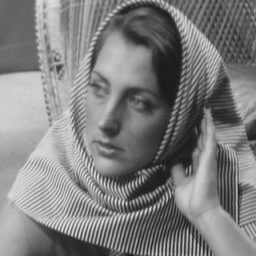
%> input picture assignment_2/cs663_hw22/cs663_hw2/barbara256.png, 256 x 256 px
$ octave q1.m   (GNU Octave 9; MATLAB toolbox functions it lacks are replaced by stand-ins)
%> lines starting %> are read from the running program, lines starting %| are printed output that depends on the picture
% Load the image
image = imread('barbara256.png');
%> image is the input picture: size 256x256 uint8; min 23, max 231, mean 126.4
image = double(image);
%> image: size 256x256 double

% Zero-padding to avoid boundary effects
pad_size = 256;
image_padded = padarray(image, [pad_size, pad_size], 'both');

% Perform Fourier Transform of the padded image
F = fft2(image_padded);
F_shifted = fftshift(F); % Shift zero frequency to the center

% Get padded image dimensions
[M, N] = size(image_padded);
%> M = 768; N = 768

% Create meshgrid for frequency domain
[u, v] = meshgrid(1:N, 1:M);
u = u - ceil(N/2); % Shift u to have zero in the center
v = v - ceil(M/2); % Shift v to have zero in the center
D_uv = sqrt(u.^2 + v.^2); % Distance matrix

% Parameters for cutoff frequencies and Gaussian sigma
cutoff1 = 40;
cutoff2 = 80;
sigma1 = 40;
sigma2 = 80;

% (a) Ideal Low Pass Filter (ILPF)
ideal_LPF_40 = double(D_uv <= cutoff1);
ideal_LPF_80 = double(D_uv <= cutoff2);

% (b) Gaussian Low Pass Filter (GLPF)
gaussian_LPF_40 = exp(-(D_uv.^2) / (2 * sigma1^2));
gaussian_LPF_80 = exp(-(D_uv.^2) / (2 * sigma2^2));

% Apply the filters in frequency domain
filtered_F_ideal_40 = F_shifted .* ideal_LPF_40;
filtered_F_ideal_80 = F_shifted .* ideal_LPF_80;
filtered_F_gaussian_40 = F_shifted .* gaussian_LPF_40;
filtered_F_gaussian_80 = F_shifted .* gaussian_LPF_80;

% Inverse Fourier Transform to get the filtered images
ideal_filtered_image_40 = real(ifft2(ifftshift(filtered_F_ideal_40)));
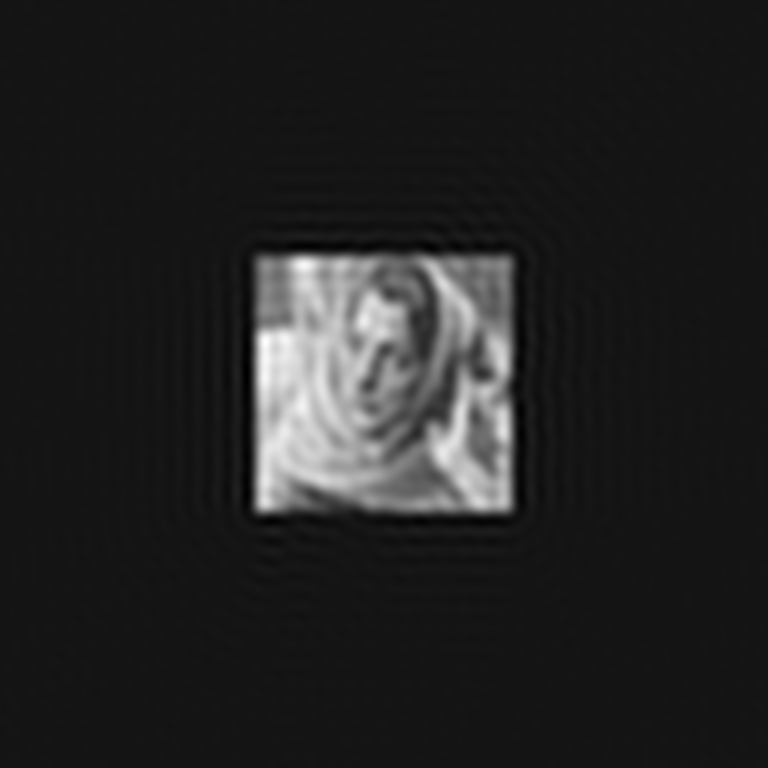
%> ideal_filtered_image_40: size 768x768 double; min -20.49, max 231.9, mean 14; drawn with min black and max white
ideal_filtered_image_80 = real(ifft2(ifftshift(filtered_F_ideal_80)));
gaussian_filtered_image_40 = real(ifft2(ifftshift(filtered_F_gaussian_40)));
gaussian_filtered_image_80 = real(ifft2(ifftshift(filtered_F_gaussian_80)));

% Crop the images to remove padding
ideal_filtered_image_40 = ideal_filtered_image_40(pad_size+1:end-pad_size, pad_size+1:end-pad_size);
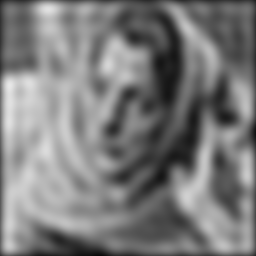
%> ideal_filtered_image_40: size 256x256 double; min 10.41, max 231.9, mean 124.5
ideal_filtered_image_80 = ideal_filtered_image_80(pad_size+1:end-pad_size, pad_size+1:end-pad_size);
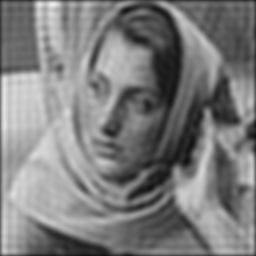
%> ideal_filtered_image_80: size 256x256 double; min 16.17, max 240, mean 125.5
gaussian_filtered_image_40 = gaussian_filtered_image_40(pad_size+1:end-pad_size, pad_size+1:end-pad_size);
%> gaussian_filtered_image_40: size 256x256 double
gaussian_filtered_image_80 = gaussian_filtered_image_80(pad_size+1:end-pad_size, pad_size+1:end-pad_size);
%> gaussian_filtered_image_80: size 256x256 double

% (c) Log Absolute Fourier Transforms for Visualization
log_F_original = log(1 + abs(F_shifted));
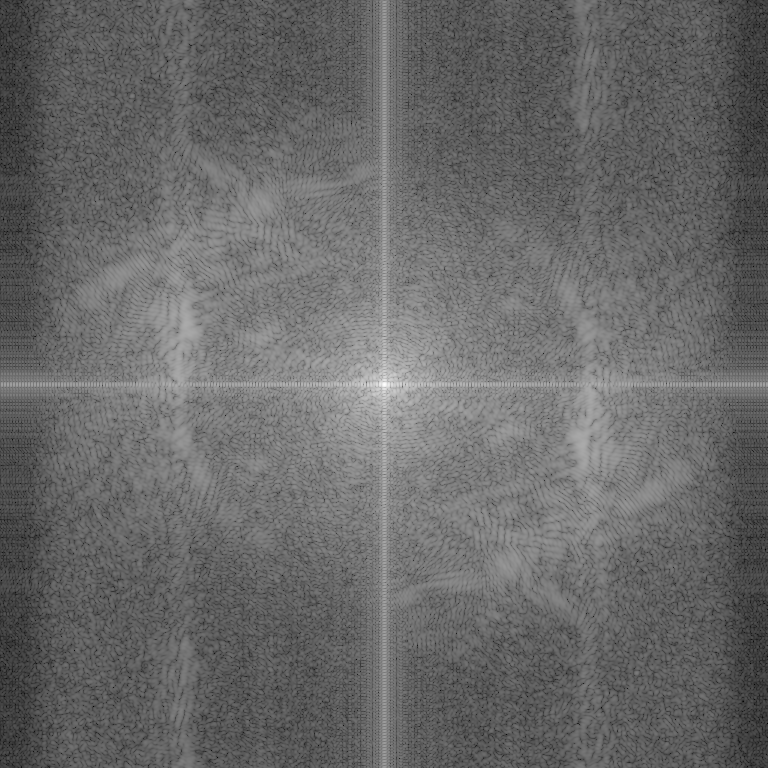
%> log_F_original: size 768x768 double; min 1.05, max 15.93, mean 7.18; drawn with min black and max white
log_F_ideal_40 = log(1 + abs(filtered_F_ideal_40));
log_F_ideal_80 = log(1 + abs(filtered_F_ideal_80));
log_F_gaussian_40 = log(1 + abs(filtered_F_gaussian_40));
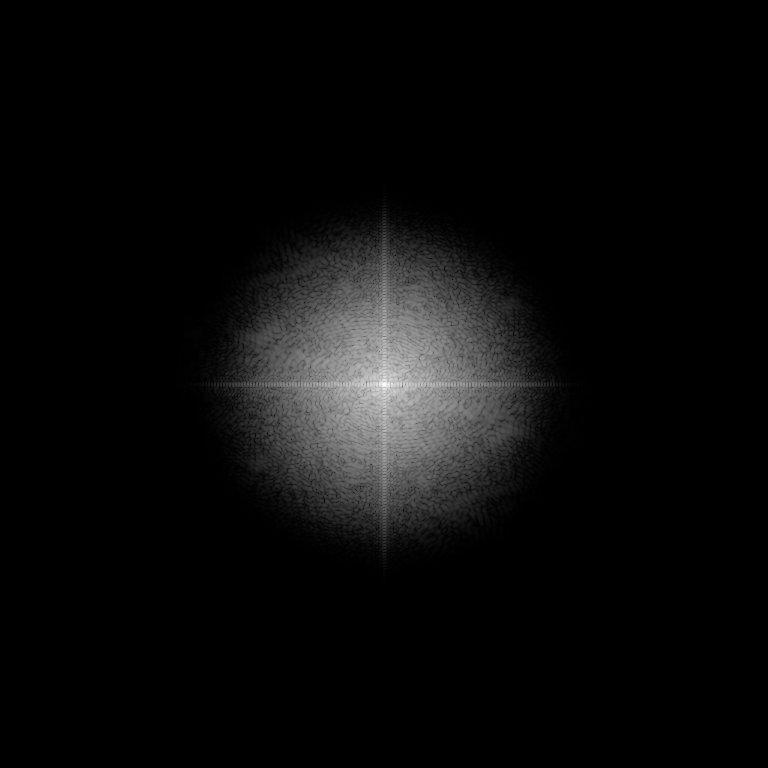
%> log_F_gaussian_40: size 768x768 double; min 0, max 15.93, mean 0.698; drawn with min black and max white
log_F_gaussian_80 = log(1 + abs(filtered_F_gaussian_80));
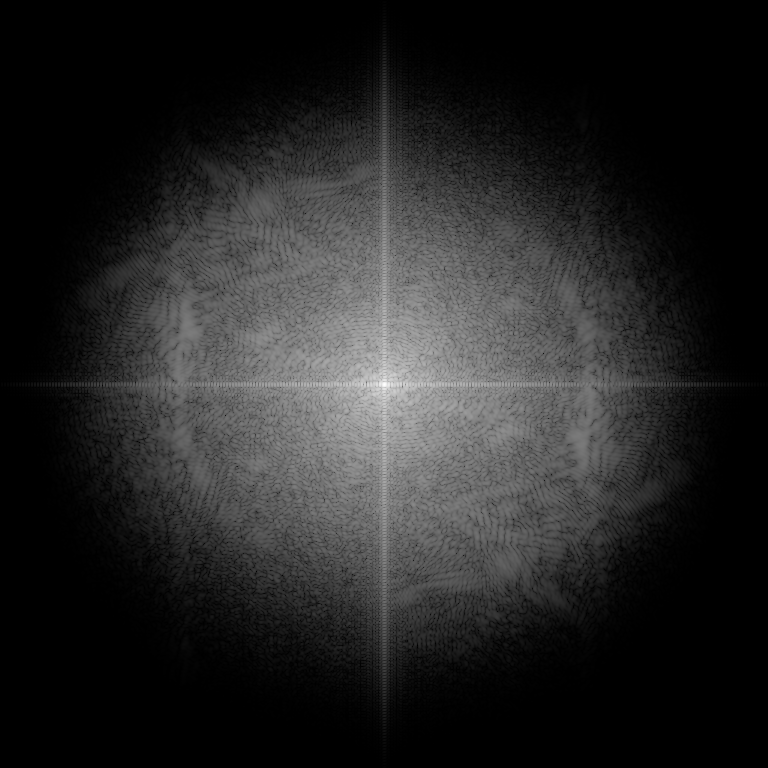
%> log_F_gaussian_80: size 768x768 double; min 1.42e-09, max 15.93, mean 2.31; drawn with min black and max white

% Display the frequency responses of the filters
figure;
subplot(2,2,1), imshow(log(1 + abs(ideal_LPF_40)), []), title('Ideal LPF, D=40 (Frequency Response)');
subplot(2,2,2), imshow(log(1 + abs(ideal_LPF_80)), []), title('Ideal LPF, D=80 (Frequency Response)');
subplot(2,2,3), imshow(log(1 + abs(gaussian_LPF_40)), []), title('Gaussian LPF, \sigma=40 (Frequency Response)');
subplot(2,2,4), imshow(log(1 + abs(gaussian_LPF_80)), []), title('Gaussian LPF, \sigma=80 (Frequency Response)');
%> after `title('Gaussian LPF, \sigma=80 (Frequency Response)')`:
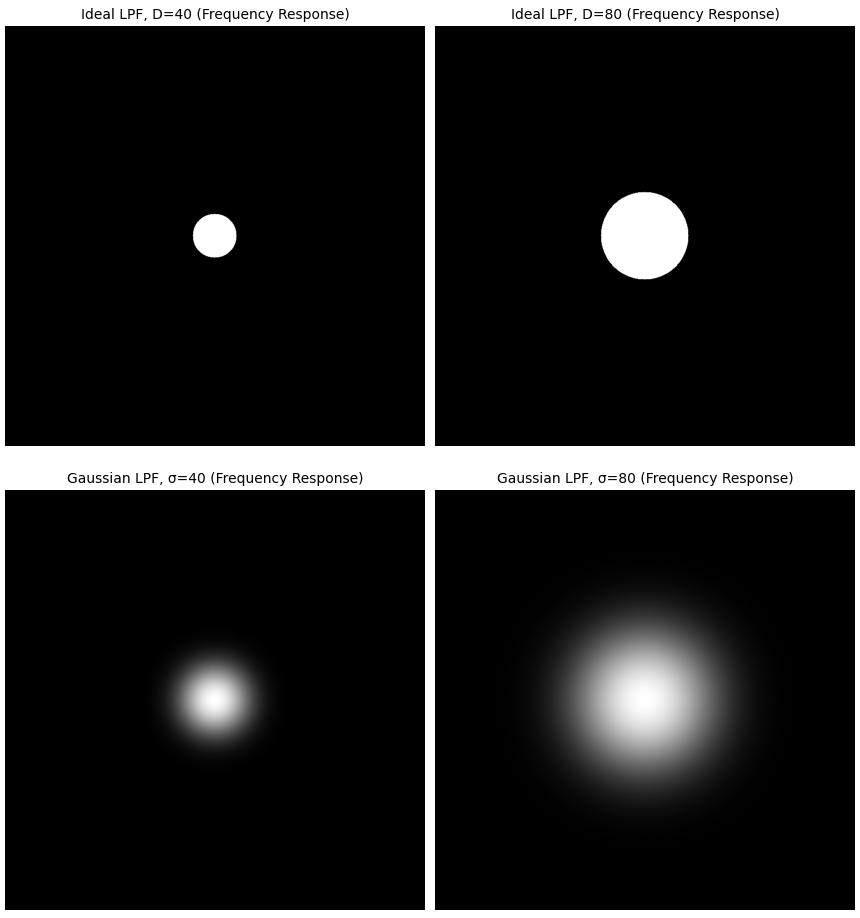
%> figure redrawn from the program's plot data, 4 panels

% Display the log absolute Fourier transforms of the original and filtered images
figure;
subplot(2,3,1), imshow(log_F_original, []), title('Original Image (Log Fourier)');
subplot(2,3,2), imshow(log_F_ideal_40, []), title('Filtered (Ideal LPF, D=40)');
subplot(2,3,3), imshow(log_F_ideal_80, []), title('Filtered (Ideal LPF, D=80)');
subplot(2,3,4), imshow(log_F_gaussian_40, []), title('Filtered (Gaussian LPF, \sigma=40)');
subplot(2,3,5), imshow(log_F_gaussian_80, []), title('Filtered (Gaussian LPF, \sigma=80)');

% Display the filtered images in the spatial domain
figure;
subplot(2,3,1), imshow(uint8(image)), title('Original Image');
subplot(2,3,2), imshow(uint8(ideal_filtered_image_40)), title('Ideal LPF, D=40');
subplot(2,3,3), imshow(uint8(ideal_filtered_image_80)), title('Ideal LPF, D=80');
subplot(2,3,4), imshow(uint8(gaussian_filtered_image_40)), title('Gaussian LPF, \sigma=40');
subplot(2,3,5), imshow(uint8(gaussian_filtered_image_80)), title('Gaussian LPF, \sigma=80');
